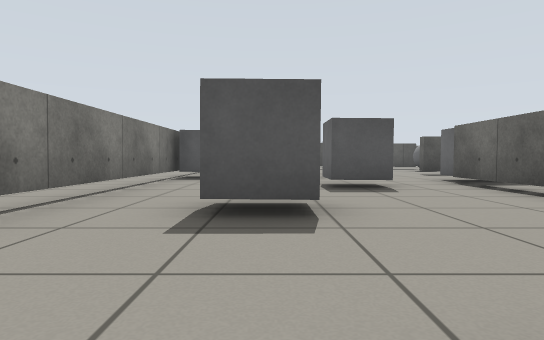
view 1 (above)

21 first-person views from a walk through a world built for the Gazebo simulator. The camera is 0.5 m above the floor, tilts 2° down and sees 75° across. The floor is counted in squares, 1 m on a side. Each view is taken from the middle of a square. On the plan, view 1 faces up. The plan holds only what a view shows up to about 9 squares ahead; the rest is blank.

view 2
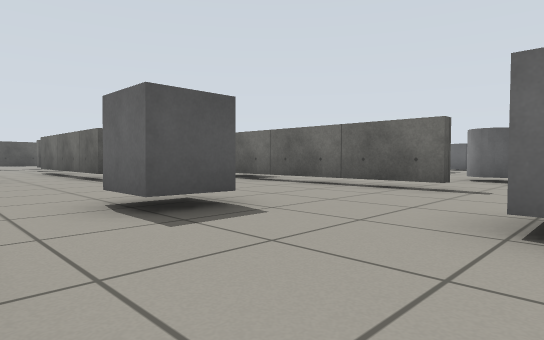

view 3
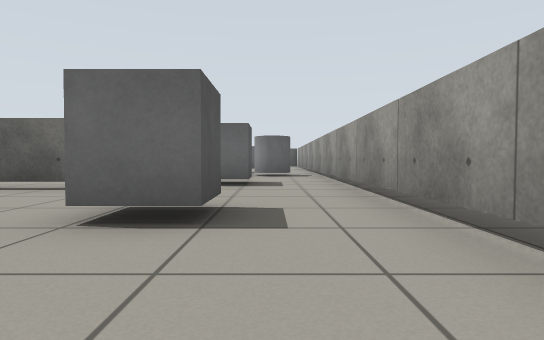

view 4
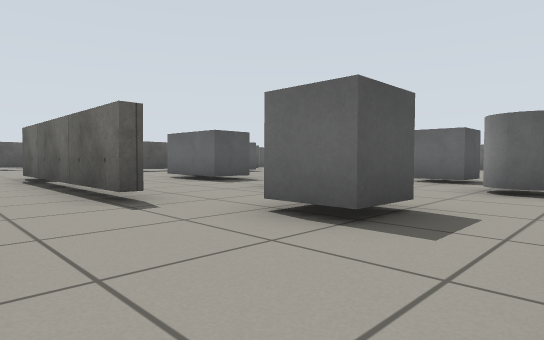

view 5
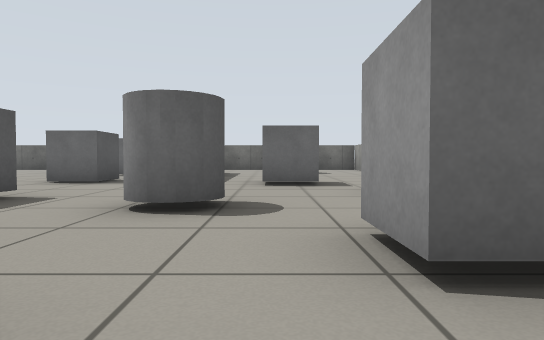

view 6
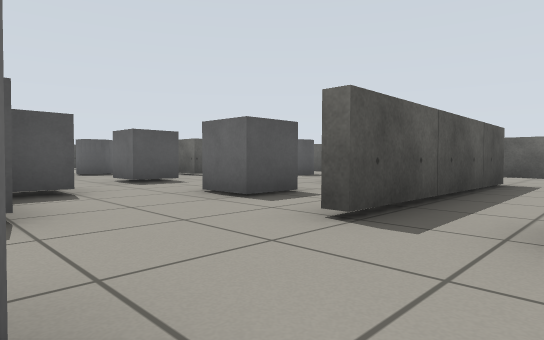

view 7
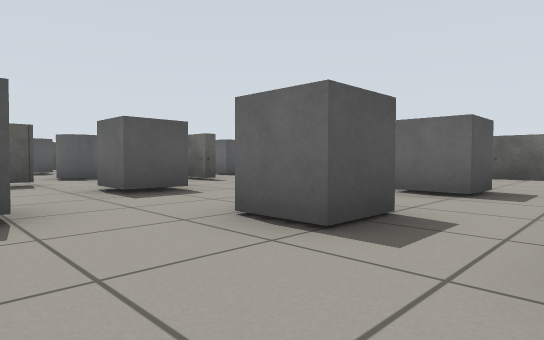

view 8
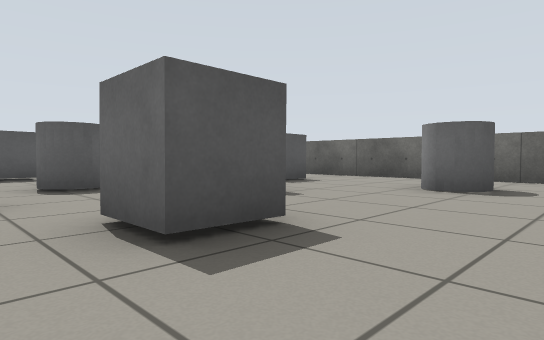

view 9
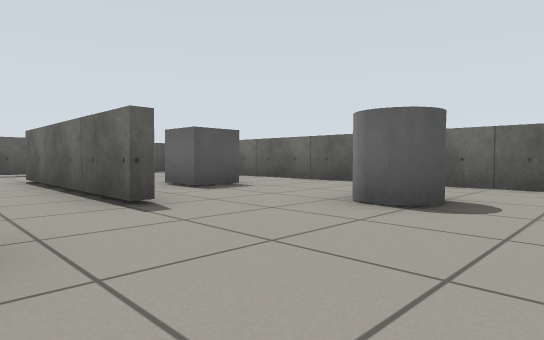

view 10
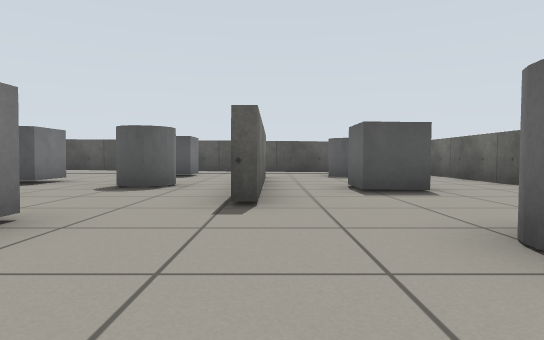

view 11
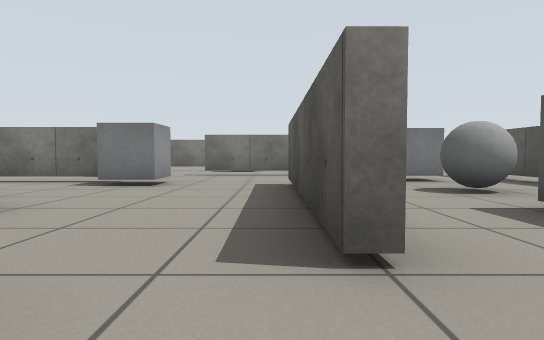

view 12
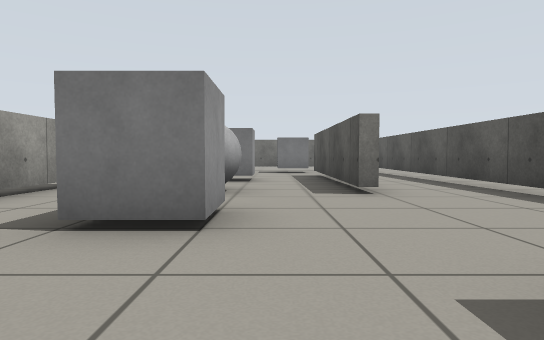

view 13
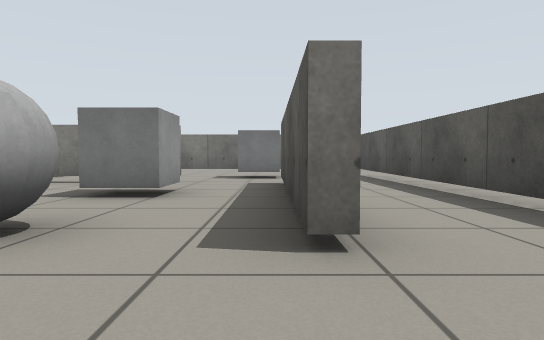

view 14
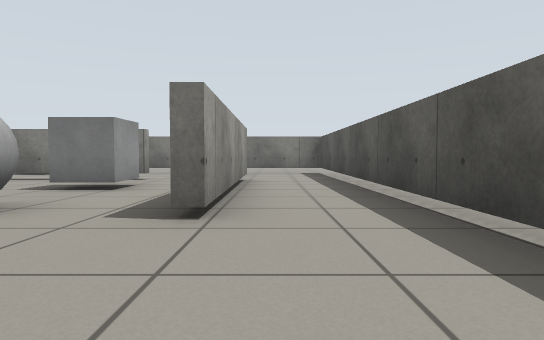

view 15
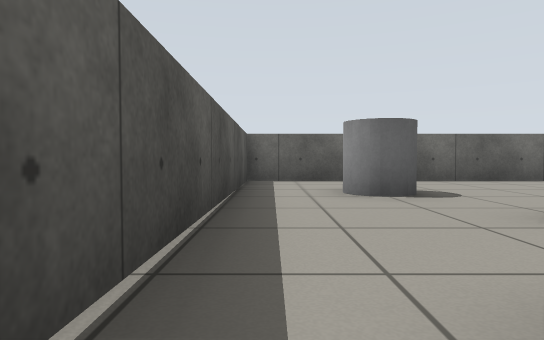

view 16
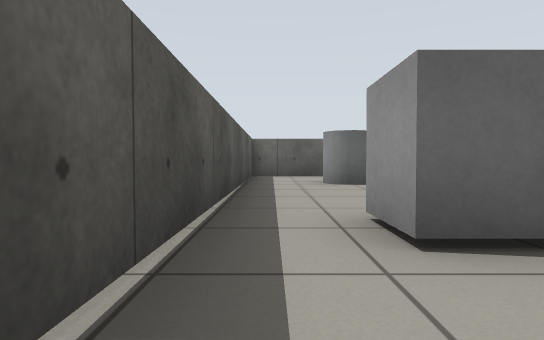

view 17
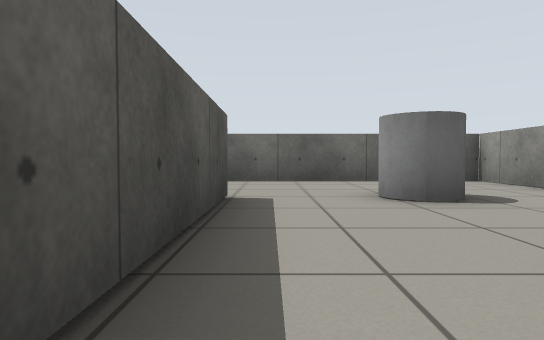

view 18
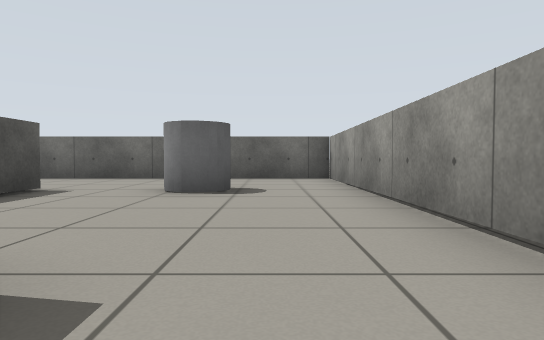

view 19
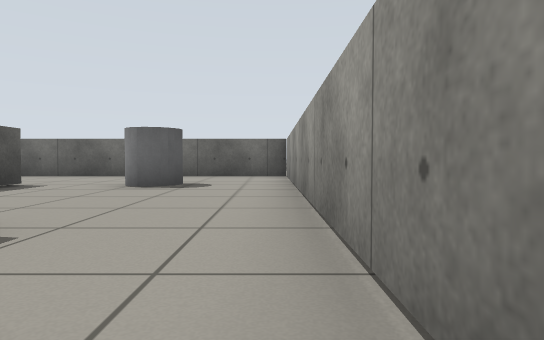

view 20
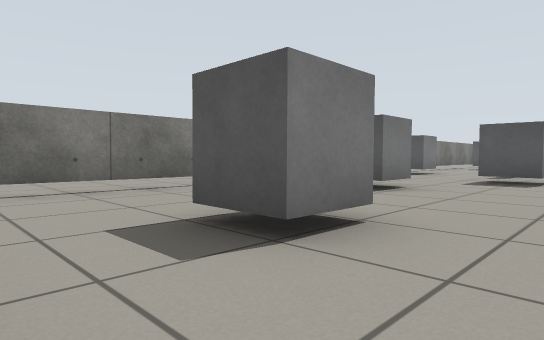

view 21
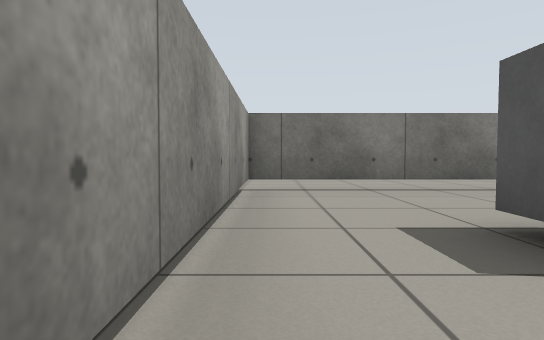

### Floor plan
Key: @ floor where view 1 was taken; # wall or solid block; . floor; B grey box; T thing the floor can be seen under or through; C grey cylinder; G grey ball.
Columns run from 3 left of view 1 to 18 right of it. Each row starts with its distance up from view 1.
 18   ####################
 17   ...................#
 16    ..........BB...C..#
 15   B..#####...B....C..#
 14   B.............#....#
 13   ..#.B.GG.B..C.#....#
 12     #.........C.#.B..#
 11    .#..  .......#.B..#
 10   ..#...#####...#....#
  9 .BB.#........BB......#
  8 #......BB....BB...C..#
  7 #......BB..B.........#
  6 #...BB.T..BB.......  #
  5 #......T..B..BB.BB...#
  4 #..B...T..B..........#
  3 #..B...T.....#####...#
  2 #......T.CC..........#
  1 #............B.......#
  0 #..@B...B....B...CC..#
 -1 #..........C.........#
 -2 #....................#
 -3 ######################

Where each view was taken, in squares from view 1:
view 1: 0 up, 0 right, facing up
view 2: 0 up, 2 left, facing up-right
view 3: 1 down, 2 left, facing right
view 4: 2 down, 2 right, facing up-right
view 5: 1 up, 3 right, facing right
view 6: 1 up, 7 right, facing up-right
view 7: 3 up, 8 right, facing up-right
view 8: 6 up, 9 right, facing up-right
view 9: 6 up, 11 right, facing up-right
view 10: 6 up, 13 right, facing up
view 11: 10 up, 11 right, facing left
view 12: 14 up, 11 right, facing left
view 13: 15 up, 8 right, facing left
view 14: 16 up, 9 right, facing left
view 15: 17 up, 10 right, facing right
view 16: 17 up, 8 right, facing right
view 17: 2 up, 10 right, facing right
view 18: 1 down, 9 right, facing right
view 19: 2 down, 8 right, facing right
view 20: 2 down, 3 right, facing up-left
view 21: 2 down, 3 right, facing left
